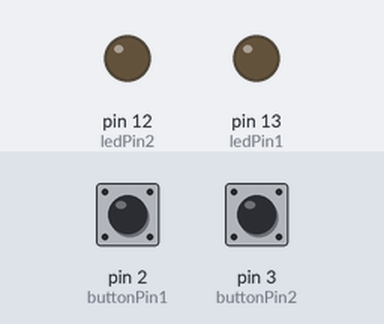
Bench run of a sketch on a simulated Arduino Uno, built with avr-gcc and run on an emulated ATmega328P. Parts: output pins drawn as LEDs (lit = HIGH). Inputs (shaded band) come from the test bench; at power-on: pin 2 (buttonPin1) HIGH, pin 3 (buttonPin2) HIGH.

Above: at 1.2 s.
1.3 s: pin 2 (buttonPin1) pulled LOW for 0.15 s
At 1.37 s:
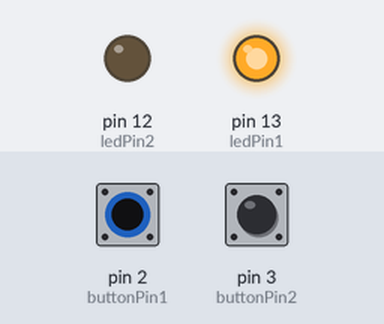
2.9 s: pin 3 (buttonPin2) pulled LOW for 0.15 s
At 2.97 s:
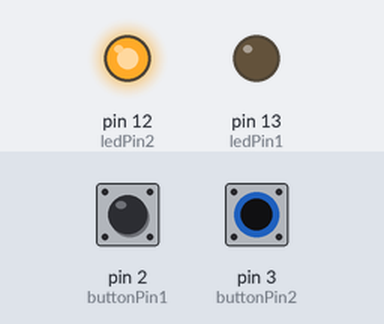
4.5 s: pin 3 (buttonPin2) pulled LOW for 3.2 s
At 8.9 s:
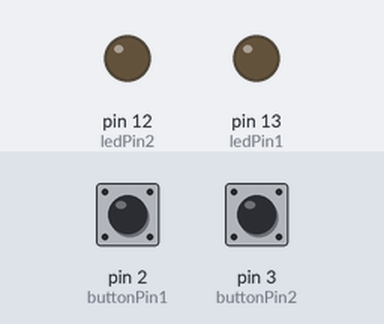
9.2 s: pin 2 (buttonPin1) pulled LOW for 3.2 s
At 10.3 s:
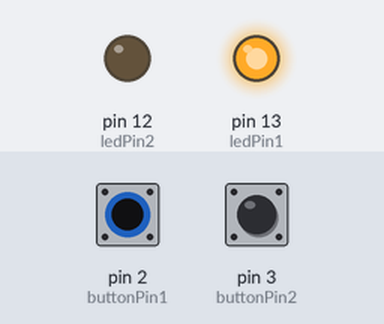
Timing chart, 0 to 13.9 s (numbered marks = the images above; inputs shaded):
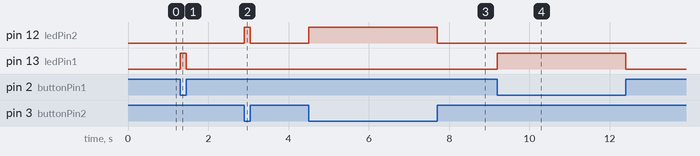

The sketch:

Two_button_Arduino.ino.ino
```cpp
// Pin definitions
const int ledPin1 = 13;
const int ledPin2 = 12;
const int buttonPin1 = 2;
const int buttonPin2 = 3;

void setup() {
  pinMode(ledPin1, OUTPUT);
  pinMode(ledPin2, OUTPUT);
  pinMode(buttonPin1, INPUT_PULLUP);
  pinMode(buttonPin2, INPUT_PULLUP);

}
void loop() {
  int buttonState1 = digitalRead(buttonPin1);
  int buttonState2 = digitalRead(buttonPin2);

  if(buttonState1 == 0){
    digitalWrite(ledPin1, HIGH);
  }
  else if(buttonState2 == 0){
    digitalWrite(ledPin2, HIGH);
  }
  else{
    digitalWrite(ledPin1, LOW);
    digitalWrite(ledPin2, LOW);
  }
}
```

Measured:
- after the input at 1.3 s, pin 13 (ledPin1): LOW → HIGH at once, → LOW 0.15 s later
- after the input at 2.9 s, pin 12 (ledPin2): LOW → HIGH at once, → LOW 0.15 s later
- after the input at 4.5 s, pin 12 (ledPin2): LOW → HIGH at once, → LOW 3.2 s later
- after the input at 9.2 s, pin 13 (ledPin1): LOW → HIGH at once, → LOW 3.2 s later
